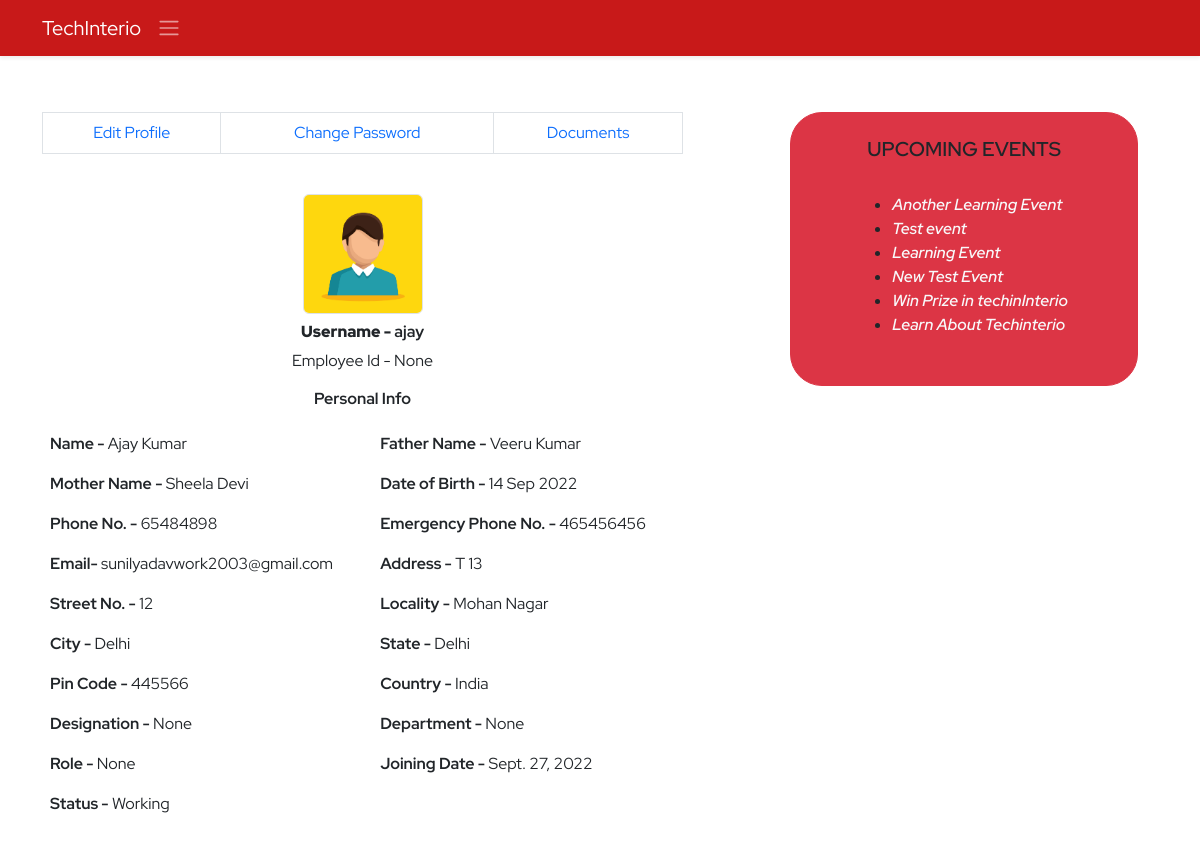
Before: /ems/profile/ (signed in) with the older database file.
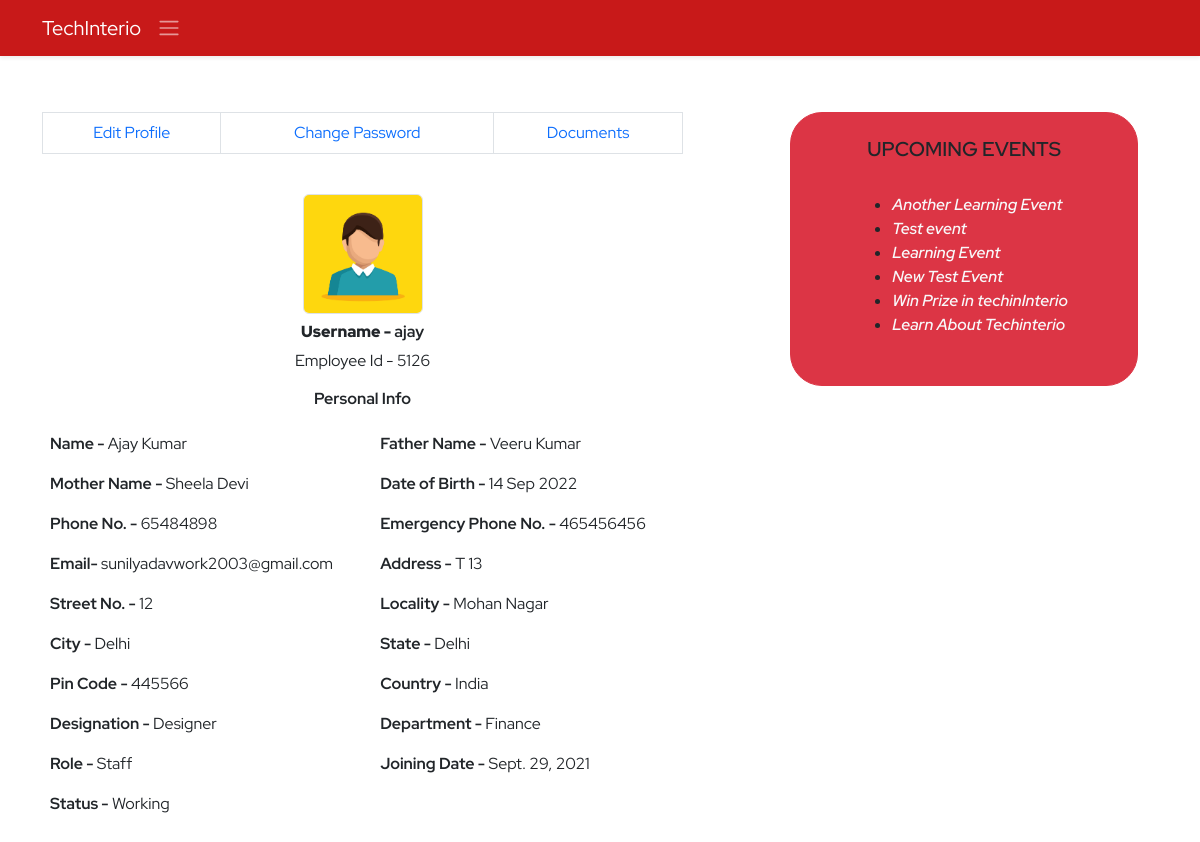
After: the same page with the newer database file.
### ems/models.py (models this page shows, shortened)
class Employee(models.Model):
    empid=models.AutoField(primary_key=True)
    employeeid=models.IntegerField(unique=True, null=True, blank=True)
    user=models.OneToOneField(User,on_delete=models.CASCADE)
    name=models.CharField(max_length=50)
    father_name=models.CharField(max_length=50)
    mother_name=models.CharField(max_length=50,null=True,blank=True)
    avtar=models.ImageField(upload_to='employee_profile_images', blank=True , default='profile.jpg')
    dob=models.DateField()
    email=models.EmailField(max_length=100)
    mobile_no=models.IntegerField()
    emergency_mobile_no=models.IntegerField(null=True,blank=True)
    address=models.OneToOneField(Address, on_delete=models.CASCADE,blank=True, null=True,)
    designation=models.CharField(max_length=70,null=True, blank=True)
    role=models.ForeignKey(Role, on_delete=models.SET_NULL,blank=True, null=True,)
    department=models.ForeignKey(Department, on_delete=models.SET_NULL,blank=True, null=True,)
    joining_date=models.DateField(null=True, blank=True)
    status=models.CharField(max_length=15)
    @property
    def imageURL(self):
        try:
            url=self.avtar.url
        except:
            url=''
        return url

class Department(models.Model):
    name=models.CharField(max_length=70, unique=True)
    description=models.TextField(max_length=200)
    created_at = models.DateTimeField(auto_now_add=True,blank=True,null=True)
    updated_at = models.DateTimeField(auto_now=True,blank=True,null=True)
    def __str__(self):
        return self.name

class Role(models.Model):
    name=models.CharField(max_length=70, unique=True)
    description=models.TextField(max_length=200)
    created_at = models.DateTimeField(auto_now_add=True,blank=True,null=True)
    updated_at = models.DateTimeField(auto_now=True,blank=True,null=True)
    def __str__(self):
        return self.name

### ems/views.py (the view, shortened to what this page needs)
# urls.py: path('profile/',profile,name='profile'),
def profile(request):
    context={}
    try:
        if request.user.is_authenticated:
            if not request.user.is_superuser:
                try:
                    events=Events.objects.exclude(is_completed=True).order_by('-id')[:10]
                    profile=Employee.objects.get(user=request.user)
                    address=Address.objects.get(user=request.user)
                    dob=str(profile.dob).split('-')
                    now=datetime.now()
                    day=now.day
                    month=now.month
                    year=now.year
                    dob_day=int(dob[2])
                    dob_month=int(dob[1])
                    dob_year=int(dob[0])
                    name=str(profile.name).split(' ')
                    if dob_month == month and dob_day == day:
                        print('Happy Birthday to ',profile.name)
                        context['birthday']=True
                        context['name']=name[0]
                    else:
                        context['birthday']=False
                    if profile.joining_date != '':
                        print('inside annivarsary')
                        joining_date=str(profile.joining_date).split('-')
                        j_day=int(joining_date[2])
                        j_month=int(joining_date[1])
                        j_year=int(joining_date[0])
                        completed_yers=year-j_year
                    else:
                        messages.warning(request,'Please Add Joining Date!')
                    context['profile']=profile
                    context['address']=address
                    context['events']=events
                except Exception as e:
                    print('Profile Inside Exception : ',e)
                    messages.warning(request, 'Profile Not found Please contact Admin')
                    return redirect('ems:ems')
                return render(request,'ems/profile.html',context)
            else:
                return redirect('ems:ems')
        else:
            messages.warning(request,'Please Login!')
            return redirect('home:login')
    except Exception as e:
        print('Profile Exception : ',e)
    return redirect('/')

### ems/templates/ems/profile.html (shortened to what the changed rows need)
{% extends './base.html' %}
{% block body %}
<section class="py-5">
    <div class="container">
        <div class="row d-flex justify-content-between">
            <div class="col-7 ">
                <div class="personal-info">
                    <table class="table table-borderless">
                        <tr>
                            <td colspan="2">
                                <div class="avtar d-flex align-items-center flex-column">
                                    <img src="{{profile.imageURL}}" alt="" class="rounded border ">
                                    <div class="d-flex justify-content-between align-items-center">
                                        <h6 class="m-2 profile-title"><b>Username - </b>{{profile.user.username}}</h6>
                                    </div>
                                    <span>Employee Id - {{profile.employeeid}}</span>
                                </div>
                            </td>
                        </tr>
                        <tr>
                            <td><b>Name - </b>{{profile.name}}</td>
                            <td><b>Father Name - </b>{{profile.father_name}}</td>
                        </tr>
                        <tr>
                            <td><b>Mother Name - </b>{{profile.mother_name}}</td>
                            <td><b>Date of Birth - </b>{{profile.dob |date:'d M Y'}}</td>
                        </tr>
                        <tr>
                            <td><b>Phone No. - </b>{{profile.mobile_no}}</td>
                            <td><b>Emergency Phone No. - </b>{{profile.emergency_mobile_no}}</td>
                        </tr>
                        <tr>
                            <td><b>Email- </b>{{profile.email}}</td>
                            <td><b>Address - </b>{{address.address}}</td>
                        </tr>
                        <tr>
                            <td><b>Designation - </b>{{profile.designation}}</td>
                            <td><b>Department - </b>{{profile.department}}</td>
                        </tr>
                        <tr>
                            <td><b>Role - </b>{{profile.role}}</td>
                            <td><b>Joining Date - </b>{{profile.joining_date}}</td>
                        </tr>
                        <tr>
                            <td><b>Status - </b>{{profile.status}}</td>
                        </tr>
                    </table>
                </div>
            </div>
        </div>
    </div>
</section>
{% endblock body %}

Changed rows visible on the page:
changed Employee "Ajay Kumar": employeeid "None" → "5126"; designation "None" → "Designer"; department "None" → "Finance"; role "None" → "Staff"; joining_date "Sept. 27, 2022" → "Sept. 29, 2021"
